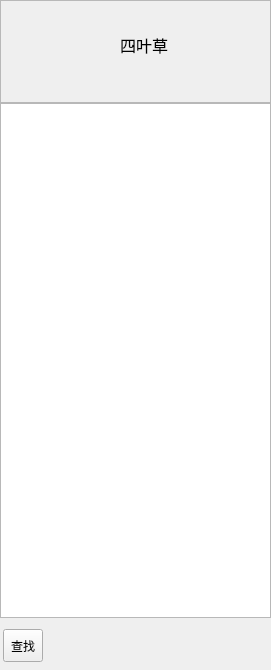
<?xml version="1.0" encoding="UTF-8"?>
<ui version="4.0">
 <class>MainForm</class>
 <widget class="QWidget" name="MainForm">
  <property name="geometry">
   <rect>
    <x>0</x>
    <y>0</y>
    <width>271</width>
    <height>670</height>
   </rect>
  </property>
  <property name="windowTitle">
   <string>Form</string>
  </property>
  <layout class="QVBoxLayout" name="verticalLayout_2">
   <property name="spacing">
    <number>0</number>
   </property>
   <property name="leftMargin">
    <number>0</number>
   </property>
   <property name="topMargin">
    <number>0</number>
   </property>
   <property name="rightMargin">
    <number>0</number>
   </property>
   <property name="bottomMargin">
    <number>0</number>
   </property>
   <item>
    <layout class="QVBoxLayout" name="verticalLayout" stretch="2,10,1">
     <property name="spacing">
      <number>0</number>
     </property>
     <item>
      <widget class="QFrame" name="frame">
       <property name="sizePolicy">
        <sizepolicy hsizetype="Expanding" vsizetype="Expanding">
         <horstretch>0</horstretch>
         <verstretch>0</verstretch>
        </sizepolicy>
       </property>
       <property name="focusPolicy">
        <enum>Qt::NoFocus</enum>
       </property>
       <property name="styleSheet">
        <string notr="true">border-image: url(:/image/bg_black.png);</string>
       </property>
       <property name="frameShape">
        <enum>QFrame::StyledPanel</enum>
       </property>
       <property name="frameShadow">
        <enum>QFrame::Raised</enum>
       </property>
       <widget class="QLabel" name="selfNameLbl">
        <property name="geometry">
         <rect>
          <x>120</x>
          <y>30</y>
          <width>101</width>
          <height>31</height>
         </rect>
        </property>
        <property name="font">
         <font>
          <family>微软雅黑</family>
          <pointsize>12</pointsize>
          <weight>9</weight>
          <italic>false</italic>
          <bold>false</bold>
         </font>
        </property>
        <property name="styleSheet">
         <string notr="true">
font: 75 12pt &quot;微软雅黑&quot;;</string>
        </property>
        <property name="text">
         <string>&lt;html&gt;&lt;head/&gt;&lt;body&gt;&lt;p&gt;四叶草&lt;/p&gt;&lt;/body&gt;&lt;/html&gt;</string>
        </property>
       </widget>
       <widget class="QLabel" name="headIconLbl">
        <property name="enabled">
         <bool>true</bool>
        </property>
        <property name="geometry">
         <rect>
          <x>20</x>
          <y>20</y>
          <width>70</width>
          <height>65</height>
         </rect>
        </property>
        <property name="focusPolicy">
         <enum>Qt::NoFocus</enum>
        </property>
        <property name="styleSheet">
         <string notr="true">border-image: url(:/image/default.jpg);</string>
        </property>
        <property name="text">
         <string/>
        </property>
       </widget>
      </widget>
     </item>
     <item>
      <widget class="QTreeView" name="treeView">
       <property name="font">
        <font>
         <pointsize>11</pointsize>
         <weight>50</weight>
         <bold>false</bold>
        </font>
       </property>
       <property name="contextMenuPolicy">
        <enum>Qt::CustomContextMenu</enum>
       </property>
      </widget>
     </item>
     <item>
      <widget class="QWidget" name="widget" native="true">
       <widget class="QWidget" name="layoutWidget">
        <property name="geometry">
         <rect>
          <x>3</x>
          <y>11</y>
          <width>278</width>
          <height>33</height>
         </rect>
        </property>
        <layout class="QHBoxLayout" name="horizontalLayout">
         <item>
          <widget class="QToolButton" name="searchToolBtn">
           <property name="sizePolicy">
            <sizepolicy hsizetype="Expanding" vsizetype="Expanding">
             <horstretch>0</horstretch>
             <verstretch>0</verstretch>
            </sizepolicy>
           </property>
           <property name="toolTip">
            <string>查找用户</string>
           </property>
           <property name="text">
            <string>查找</string>
           </property>
           <property name="icon">
            <iconset resource="../res/IM.qrc">
             <normaloff>:/image/search.ico</normaloff>:/image/search.ico</iconset>
           </property>
           <property name="iconSize">
            <size>
             <width>25</width>
             <height>25</height>
            </size>
           </property>
           <property name="toolButtonStyle">
            <enum>Qt::ToolButtonIconOnly</enum>
           </property>
          </widget>
         </item>
         <item>
          <spacer name="horizontalSpacer">
           <property name="orientation">
            <enum>Qt::Horizontal</enum>
           </property>
           <property name="sizeHint" stdset="0">
            <size>
             <width>238</width>
             <height>28</height>
            </size>
           </property>
          </spacer>
         </item>
        </layout>
       </widget>
      </widget>
     </item>
    </layout>
   </item>
  </layout>
 </widget>
 <resources>
  <include location="../res/IM.qrc"/>
 </resources>
 <connections/>
</ui>
